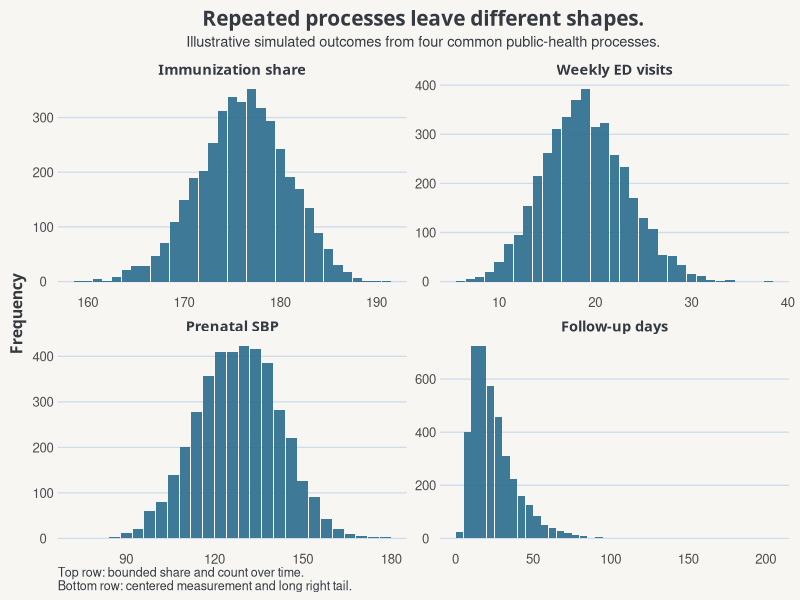

This chart was generated by the following R code:
## ---- chunk 1
#| classes: bare-plot
#| echo: false
#| warning: false
#| message: false

library(ggplot2)

COL_BG   <- "#f7f6f3"
COL_TEXT <- "#343A40"
COL_BLUE <- "#2f6f8f"
COL_GRID <- "#cfdceb"

Plot_theme <- function(
  base_family = "Avenir Next",
  heading_family = "Trebuchet MS",
  base_size = 12
) {
  theme_minimal(base_size = base_size, base_family = base_family) %+replace% theme(
    plot.background  = element_rect(fill = COL_BG, color = NA),
    panel.background = element_rect(fill = COL_BG, color = NA),
    strip.background = element_rect(fill = COL_BG, color = NA),
    text = element_text(color = COL_TEXT),
    panel.grid.major.y = element_line(color = COL_GRID, linewidth = 0.45),
    panel.grid.major.x = element_blank(),
    panel.grid.minor = element_blank(),
    axis.line = element_blank(),
    axis.ticks = element_blank(),
    axis.text.x = element_text(size = 9.5),
    axis.text.y = element_text(size = 9.5),
    axis.title.x = element_blank(),
    axis.title.y = element_text(
      family = heading_family,
      face = "bold",
      size = 11.5,
      margin = margin(r = 6),
      angle = 90
    ),
    plot.title = element_text(
      family = heading_family,
      face = "bold",
      size = 15,
      margin = margin(b = 4)
    ),
    plot.subtitle = element_text(size = 10.5, margin = margin(b = 8)),
    plot.caption = element_text(size = 9, hjust = 0),
    strip.text = element_text(
      family = heading_family,
      face = "bold",
      size = 10.5,
      margin = margin(t = 2, b = 2)
    ),
    legend.position = "none",
    plot.margin = margin(t = 6, r = 8, b = 6, l = 6)
  )
}

set.seed(91)
n <- 4000

# Simulated processes
imm <- rbinom(n, size = 200, prob = 0.88)
ed  <- rpois(n, lambda = 19)
sbp <- rnorm(n, mean = 128, sd = 14)
fup <- rlnorm(n, meanlog = log(21), sdlog = 0.60)

# ---- helper functions ----
make_discrete_panel <- function(x, label) {
  tab <- table(x)
  data.frame(
    dist  = label,
    x     = as.numeric(names(tab)),
    count = as.numeric(tab),
    width = 0.95
  )
}

make_continuous_panel <- function(x, label, breaks) {
  h <- hist(x, breaks = breaks, plot = FALSE)
  data.frame(
    dist  = label,
    x     = h$mids,
    count = h$counts,
    width = diff(h$breaks)[1] * 0.92
  )
}

# Discrete panels: integer-aligned, no empty between-value bins
p_imm <- make_discrete_panel(imm, "Immunization share")
p_ed  <- make_discrete_panel(ed,  "Weekly ED visits")

# Continuous panels: sensible fixed-width bins
sbp_breaks <- seq(
  floor(min(sbp) / 4) * 4,
  ceiling(max(sbp) / 4) * 4,
  by = 4
)

fup_breaks <- seq(
  0,
  ceiling(max(fup) / 5) * 5,
  by = 5
)

p_sbp <- make_continuous_panel(sbp, "Prenatal SBP", sbp_breaks)
p_fup <- make_continuous_panel(fup, "Follow-up days", fup_breaks)

plot_df <- rbind(p_imm, p_ed, p_sbp, p_fup)
plot_df$dist <- factor(
  plot_df$dist,
  levels = c(
    "Immunization share",
    "Weekly ED visits",
    "Prenatal SBP",
    "Follow-up days"
  )
)

ggplot(plot_df, aes(x = x, y = count, width = width)) +
  geom_col(
    fill = COL_BLUE,
    color = NA,
    alpha = 0.92
  ) +
  facet_wrap(~ dist, scales = "free", ncol = 2) +
  labs(
    title = "Repeated processes leave different shapes.",
    subtitle = "Illustrative simulated outcomes from four common public-health processes.",
    y = "Frequency",
    caption = "Top row: bounded share and count over time.\nBottom row: centered measurement and long right tail."
  ) +
  Plot_theme()
